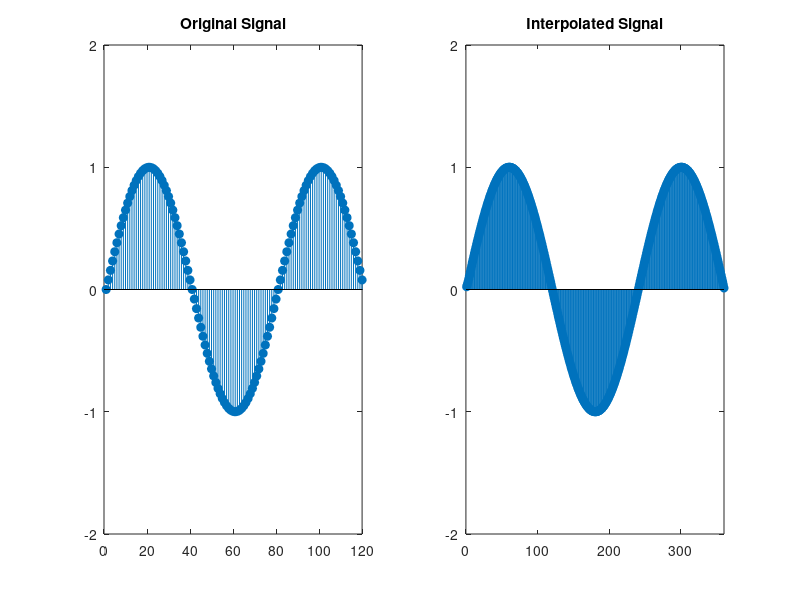

MATLAB code to generate this figure:
clc;
clear all;
close all;

% Time vector
t = 0:0.0025:1; 

% Original signal
x = sin(2*pi*5*t);

% Interpolation by a factor of 3
y = interp(x, 3);

% Plotting the original signal
subplot(1,2,1);
stem(x(1:120), 'filled');
axis([0 120 -2 2]);
title('Original Signal');

% Plotting the interpolated signal
subplot(1,2,2);
stem(y(1:360), 'filled');
axis([0 360 -2 2]);
title('Interpolated Signal');
